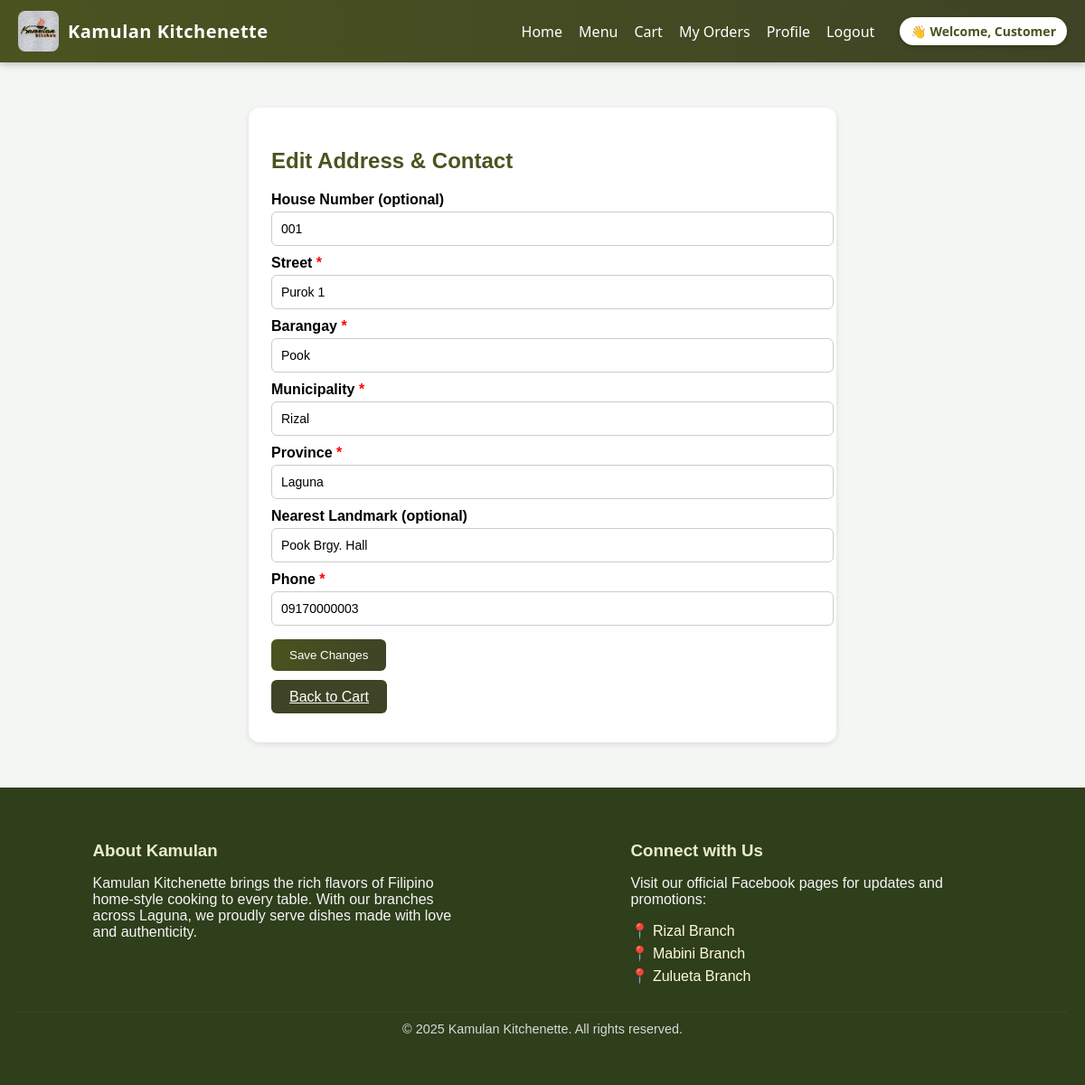
The page /buyer/edit_address.php (signed in) on the database its author committed.
### tables this page shows
CREATE TABLE `users` (
  `id` int(11) NOT NULL,
  `first_name` varchar(120) DEFAULT NULL,
  `last_name` varchar(120) DEFAULT NULL,
  `email` varchar(150) DEFAULT NULL,
  `phone` varchar(50) DEFAULT NULL,
  `password` varchar(255) DEFAULT NULL,
  `role` enum('buyer','staff','rider','manager') DEFAULT 'buyer',
  `branch_id` int(11) DEFAULT NULL,
  `created_at` timestamp NOT NULL DEFAULT current_timestamp(),
  `street` varchar(150) DEFAULT NULL,
  `barangay` varchar(100) DEFAULT NULL,
  `municipality` varchar(100) DEFAULT NULL,
  `province` varchar(100) DEFAULT NULL,
  `house_number` varchar(50) DEFAULT NULL,
  `nearest_landmark` varchar(150) DEFAULT NULL,
  `is_available` tinyint(1) DEFAULT 1
);

### buyer/edit_address.php (the view, shortened to what this page needs)
<?php
require_once(__DIR__ . '/../config/db.php');
$user_id = $_SESSION['user']['id'] ?? null;
$stmt = $pdo->prepare("SELECT house_number, street, barangay, municipality, province, nearest_landmark, phone FROM users WHERE id=?");
$stmt->execute([$user_id]);
?>
<!DOCTYPE html>
<html>
<head>
</head>
<body>
<?php include(__DIR__ . '/../_partials/header.php'); ?>
<main>
<h2>Edit Address & Contact</h2>
<form method="post">
<label>House Number (optional)</label>
<input type="text" name="house_number" value="<?=htmlspecialchars($user['house_number'])?>">
<label>Street <span style="color:red">*</span></label>
<input type="text" name="street" value="<?=htmlspecialchars($user['street'])?>" required>
<label>Barangay <span style="color:red">*</span></label>
<input type="text" name="barangay" value="<?=htmlspecialchars($user['barangay'])?>" required>
<label>Municipality <span style="color:red">*</span></label>
<input type="text" name="municipality" value="<?=htmlspecialchars($user['municipality'])?>" required>
<label>Province <span style="color:red">*</span></label>
<input type="text" name="province" value="<?=htmlspecialchars($user['province'])?>" required>
<label>Nearest Landmark (optional)</label>
<input type="text" name="nearest_landmark" value="<?=htmlspecialchars($user['nearest_landmark'])?>">
<label>Phone <span style="color:red">*</span></label>
<input type="text" name="phone" value="<?=htmlspecialchars($user['phone'])?>" required>
<button type="submit" class="button">Save Changes</button>
</form>
<p style="margin-top:20px;"><a href="/kamulan-system/buyer/cart.php" class="button" style="background:#3e4425;">Back to Cart</a></p>
</main>
<?php include(__DIR__ . '/../_partials/footer.php'); ?>
</body>
</html>

### buyer/edit_address.php (style rules this page uses)
body { font-family:'Poppins',sans-serif; background:#f4f6f4; margin:0; }
main { max-width:600px; margin:50px auto; background:white; padding:25px; border-radius:12px; box-shadow:0 2px 6px rgba(0,0,0,0.1); }
h2 { color:#4b5320; margin-bottom:20px; }
label { display:block; margin:10px 0 4px; font-weight:bold; }
input { width:100%; padding:10px; border-radius:6px; border:1px solid #ccc; font-size:14px; }
.button { margin-top:15px; background:linear-gradient(90deg,#4b5320,#3e4425); color:white; border:none; padding:10px 20px; border-radius:6px; cursor:pointer; transition:0.2s; }

### rows shown on the page
users: house_number "001", street "Purok 1", barangay "Pook", municipality "Rizal", province "Laguna", nearest_landmark "Pook Brgy. Hall", phone "09170000003"

### other values the page prints
$userName "Customer"
